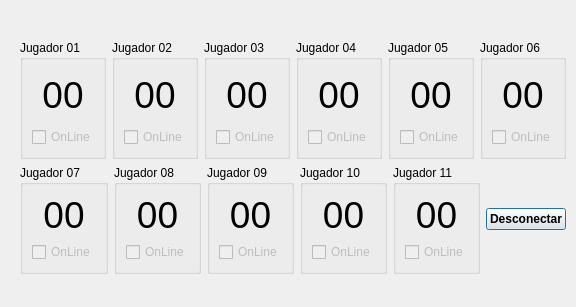
<?xml version="1.0" encoding="UTF-8"?>
<ui version="4.0">
 <class>Dialog_HRate</class>
 <widget class="QDialog" name="Dialog_HRate">
  <property name="geometry">
   <rect>
    <x>0</x>
    <y>0</y>
    <width>576</width>
    <height>307</height>
   </rect>
  </property>
  <property name="windowTitle">
   <string>Dialog</string>
  </property>
  <property name="sizeGripEnabled">
   <bool>false</bool>
  </property>
  <property name="modal">
   <bool>true</bool>
  </property>
  <widget class="QWidget" name="layoutWidget">
   <property name="geometry">
    <rect>
     <x>20</x>
     <y>40</y>
     <width>546</width>
     <height>234</height>
    </rect>
   </property>
   <layout class="QVBoxLayout" name="verticalLayout_22">
    <item>
     <layout class="QHBoxLayout" name="horizontalLayout">
      <item>
       <widget class="QGroupBox" name="groupBoxPlayer">
        <property name="title">
         <string>Jugador 01</string>
        </property>
        <layout class="QVBoxLayout" name="verticalLayout">
         <item>
          <widget class="QLabel" name="labelCardio">
           <property name="font">
            <font>
             <pointsize>28</pointsize>
            </font>
           </property>
           <property name="text">
            <string>00</string>
           </property>
           <property name="alignment">
            <set>Qt::AlignCenter</set>
           </property>
          </widget>
         </item>
         <item>
          <widget class="QCheckBox" name="checkBoxOnline">
           <property name="enabled">
            <bool>false</bool>
           </property>
           <property name="text">
            <string>OnLine</string>
           </property>
           <property name="checkable">
            <bool>true</bool>
           </property>
          </widget>
         </item>
        </layout>
       </widget>
      </item>
      <item>
       <widget class="QGroupBox" name="groupBoxPlayer_2">
        <property name="title">
         <string>Jugador 02</string>
        </property>
        <layout class="QVBoxLayout" name="verticalLayout_12">
         <item>
          <widget class="QLabel" name="labelCardio_2">
           <property name="font">
            <font>
             <pointsize>28</pointsize>
            </font>
           </property>
           <property name="text">
            <string>00</string>
           </property>
           <property name="alignment">
            <set>Qt::AlignCenter</set>
           </property>
          </widget>
         </item>
         <item>
          <widget class="QCheckBox" name="checkBoxOnline_2">
           <property name="enabled">
            <bool>false</bool>
           </property>
           <property name="text">
            <string>OnLine</string>
           </property>
           <property name="checkable">
            <bool>true</bool>
           </property>
          </widget>
         </item>
        </layout>
       </widget>
      </item>
      <item>
       <widget class="QGroupBox" name="groupBoxPlayer_3">
        <property name="title">
         <string>Jugador 03</string>
        </property>
        <layout class="QVBoxLayout" name="verticalLayout_13">
         <item>
          <widget class="QLabel" name="labelCardio_3">
           <property name="font">
            <font>
             <pointsize>28</pointsize>
            </font>
           </property>
           <property name="text">
            <string>00</string>
           </property>
           <property name="alignment">
            <set>Qt::AlignCenter</set>
           </property>
          </widget>
         </item>
         <item>
          <widget class="QCheckBox" name="checkBoxOnline_3">
           <property name="enabled">
            <bool>false</bool>
           </property>
           <property name="text">
            <string>OnLine</string>
           </property>
           <property name="checkable">
            <bool>true</bool>
           </property>
          </widget>
         </item>
        </layout>
       </widget>
      </item>
      <item>
       <widget class="QGroupBox" name="groupBoxPlayer_4">
        <property name="title">
         <string>Jugador 04</string>
        </property>
        <layout class="QVBoxLayout" name="verticalLayout_14">
         <item>
          <widget class="QLabel" name="labelCardio_4">
           <property name="font">
            <font>
             <pointsize>28</pointsize>
            </font>
           </property>
           <property name="text">
            <string>00</string>
           </property>
           <property name="alignment">
            <set>Qt::AlignCenter</set>
           </property>
          </widget>
         </item>
         <item>
          <widget class="QCheckBox" name="checkBoxOnline_4">
           <property name="enabled">
            <bool>false</bool>
           </property>
           <property name="text">
            <string>OnLine</string>
           </property>
           <property name="checkable">
            <bool>true</bool>
           </property>
          </widget>
         </item>
        </layout>
       </widget>
      </item>
      <item>
       <widget class="QGroupBox" name="groupBoxPlayer_5">
        <property name="title">
         <string>Jugador 05</string>
        </property>
        <layout class="QVBoxLayout" name="verticalLayout_15">
         <item>
          <widget class="QLabel" name="labelCardio_5">
           <property name="font">
            <font>
             <pointsize>28</pointsize>
            </font>
           </property>
           <property name="text">
            <string>00</string>
           </property>
           <property name="alignment">
            <set>Qt::AlignCenter</set>
           </property>
          </widget>
         </item>
         <item>
          <widget class="QCheckBox" name="checkBoxOnline_5">
           <property name="enabled">
            <bool>false</bool>
           </property>
           <property name="text">
            <string>OnLine</string>
           </property>
           <property name="checkable">
            <bool>true</bool>
           </property>
          </widget>
         </item>
        </layout>
       </widget>
      </item>
      <item>
       <widget class="QGroupBox" name="groupBoxPlayer_6">
        <property name="title">
         <string>Jugador 06</string>
        </property>
        <layout class="QVBoxLayout" name="verticalLayout_16">
         <item>
          <widget class="QLabel" name="labelCardio_6">
           <property name="font">
            <font>
             <pointsize>28</pointsize>
            </font>
           </property>
           <property name="text">
            <string>00</string>
           </property>
           <property name="alignment">
            <set>Qt::AlignCenter</set>
           </property>
          </widget>
         </item>
         <item>
          <widget class="QCheckBox" name="checkBoxOnline_6">
           <property name="enabled">
            <bool>false</bool>
           </property>
           <property name="text">
            <string>OnLine</string>
           </property>
           <property name="checkable">
            <bool>true</bool>
           </property>
          </widget>
         </item>
        </layout>
       </widget>
      </item>
     </layout>
    </item>
    <item>
     <layout class="QHBoxLayout" name="horizontalLayout_2">
      <item>
       <widget class="QGroupBox" name="groupBoxPlayer_7">
        <property name="title">
         <string>Jugador 07</string>
        </property>
        <layout class="QVBoxLayout" name="verticalLayout_17">
         <item>
          <widget class="QLabel" name="labelCardio_7">
           <property name="font">
            <font>
             <pointsize>28</pointsize>
            </font>
           </property>
           <property name="text">
            <string>00</string>
           </property>
           <property name="alignment">
            <set>Qt::AlignCenter</set>
           </property>
          </widget>
         </item>
         <item>
          <widget class="QCheckBox" name="checkBoxOnline_7">
           <property name="enabled">
            <bool>false</bool>
           </property>
           <property name="text">
            <string>OnLine</string>
           </property>
           <property name="checkable">
            <bool>true</bool>
           </property>
          </widget>
         </item>
        </layout>
       </widget>
      </item>
      <item>
       <widget class="QGroupBox" name="groupBoxPlayer_8">
        <property name="title">
         <string>Jugador 08</string>
        </property>
        <layout class="QVBoxLayout" name="verticalLayout_18">
         <item>
          <widget class="QLabel" name="labelCardio_8">
           <property name="font">
            <font>
             <pointsize>28</pointsize>
            </font>
           </property>
           <property name="text">
            <string>00</string>
           </property>
           <property name="alignment">
            <set>Qt::AlignCenter</set>
           </property>
          </widget>
         </item>
         <item>
          <widget class="QCheckBox" name="checkBoxOnline_8">
           <property name="enabled">
            <bool>false</bool>
           </property>
           <property name="text">
            <string>OnLine</string>
           </property>
           <property name="checkable">
            <bool>true</bool>
           </property>
          </widget>
         </item>
        </layout>
       </widget>
      </item>
      <item>
       <widget class="QGroupBox" name="groupBoxPlayer_9">
        <property name="title">
         <string>Jugador 09</string>
        </property>
        <layout class="QVBoxLayout" name="verticalLayout_19">
         <item>
          <widget class="QLabel" name="labelCardio_9">
           <property name="font">
            <font>
             <pointsize>28</pointsize>
            </font>
           </property>
           <property name="text">
            <string>00</string>
           </property>
           <property name="alignment">
            <set>Qt::AlignCenter</set>
           </property>
          </widget>
         </item>
         <item>
          <widget class="QCheckBox" name="checkBoxOnline_9">
           <property name="enabled">
            <bool>false</bool>
           </property>
           <property name="text">
            <string>OnLine</string>
           </property>
           <property name="checkable">
            <bool>true</bool>
           </property>
          </widget>
         </item>
        </layout>
       </widget>
      </item>
      <item>
       <widget class="QGroupBox" name="groupBoxPlayer_10">
        <property name="title">
         <string>Jugador 10</string>
        </property>
        <layout class="QVBoxLayout" name="verticalLayout_20">
         <item>
          <widget class="QLabel" name="labelCardio_10">
           <property name="font">
            <font>
             <pointsize>28</pointsize>
            </font>
           </property>
           <property name="text">
            <string>00</string>
           </property>
           <property name="alignment">
            <set>Qt::AlignCenter</set>
           </property>
          </widget>
         </item>
         <item>
          <widget class="QCheckBox" name="checkBoxOnline_10">
           <property name="enabled">
            <bool>false</bool>
           </property>
           <property name="text">
            <string>OnLine</string>
           </property>
           <property name="checkable">
            <bool>true</bool>
           </property>
          </widget>
         </item>
        </layout>
       </widget>
      </item>
      <item>
       <widget class="QGroupBox" name="groupBoxPlayer_11">
        <property name="title">
         <string>Jugador 11</string>
        </property>
        <layout class="QVBoxLayout" name="verticalLayout_21">
         <item>
          <widget class="QLabel" name="labelCardio_11">
           <property name="font">
            <font>
             <pointsize>28</pointsize>
            </font>
           </property>
           <property name="text">
            <string>00</string>
           </property>
           <property name="alignment">
            <set>Qt::AlignCenter</set>
           </property>
          </widget>
         </item>
         <item>
          <widget class="QCheckBox" name="checkBoxOnline_11">
           <property name="enabled">
            <bool>false</bool>
           </property>
           <property name="text">
            <string>OnLine</string>
           </property>
           <property name="checkable">
            <bool>true</bool>
           </property>
          </widget>
         </item>
        </layout>
       </widget>
      </item>
      <item>
       <widget class="QPushButton" name="pushButtonDesconectar">
        <property name="font">
         <font>
          <pointsize>9</pointsize>
          <weight>75</weight>
          <bold>true</bold>
         </font>
        </property>
        <property name="text">
         <string>Desconectar</string>
        </property>
       </widget>
      </item>
     </layout>
    </item>
   </layout>
  </widget>
 </widget>
 <resources/>
 <connections/>
</ui>
